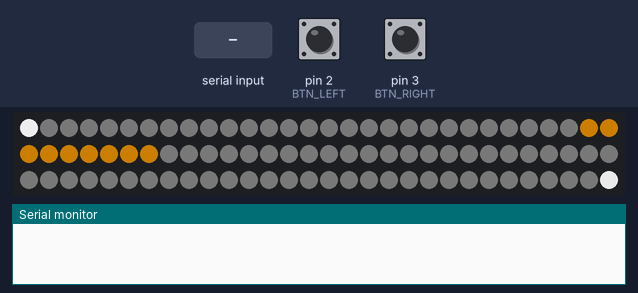
The sketch below on a simulated Arduino Uno, built with avr-gcc and run on an emulated ATmega328P. Parts: 90 RGB LEDs in strip order, left to right, continuing on the next row, the last lines printed to the serial monitor. The test bench sets the inputs (shaded band); at power-on: pin 2 (BTN_LEFT) HIGH, pin 3 (BTN_RIGHT) HIGH. Dim RGB values are drawn brighter than linear; random numbers use the default seed unless the sketch sets one.

Above: at 1.2 s.
1.3 s: "score\n" received over Serial
At 3.4 s:
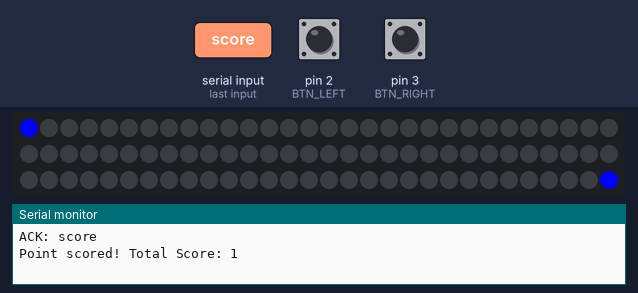
3.6 s: "fail\n" received over Serial
At 5.11 s:
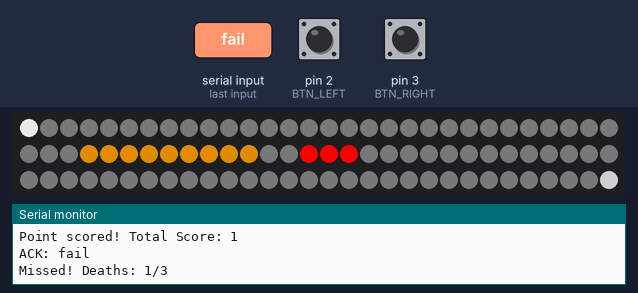
6.6 s: "score\n" received over Serial
At 7.29 s:
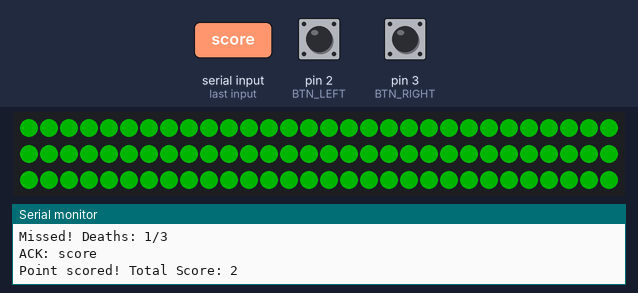
9.6 s: "fail\n" received over Serial
At 10.41 s:
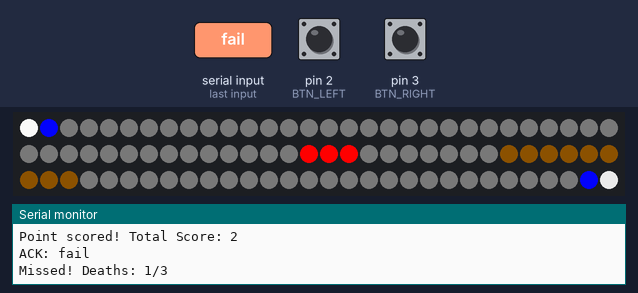
11.7 s: "score\n" received over Serial
At 14.1 s:
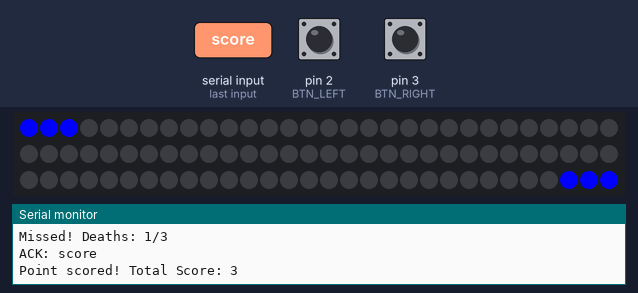
14.7 s: pin 2 (BTN_LEFT) pulled LOW for 1 s
At 15.51 s:
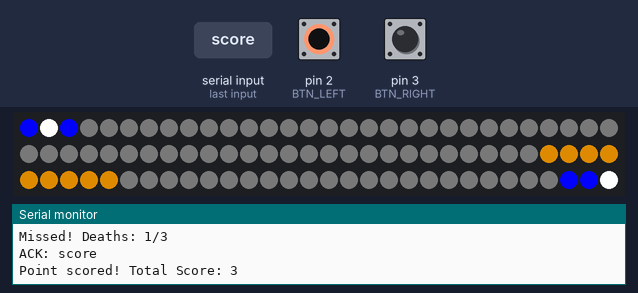
Timing chart, 0 to 17.3 s (numbered marks = the images above; inputs shaded):
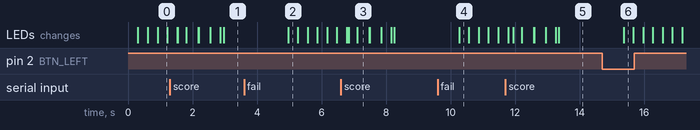

The sketch:

LEDGame.ino
```cpp
#include <FastLED.h>

// --- Configuration ---
#define LED_PIN     9
#define NUM_LEDS    90
#define LED_TYPE    WS2811
#define COLOR_ORDER RGB
#define BTN_LEFT    2
#define BTN_RIGHT   3

#define BRIGHTNESS  255
#define BACKGROUND_BRIGHTNESS 2

#define INITIAL_GOAL_PULSE_SPEED 28
#define GOAL_PULSE_MIN 60
#define EDGE_LEFT_PULSE_SPEED 30
#define EDGE_LEFT_PULSE_MIN 100
#define EDGE_RIGHT_PULSE_SPEED 32
#define EDGE_RIGHT_PULSE_MIN 100

#define INITIAL_GOAL_SIZE 8
#define MAX_FAILS   3

// --- Global Variables ---
CRGB leds[NUM_LEDS];

int leftPos = -1;
int rightPos = -1;
bool leftActive = false;
bool rightActive = false;

int goalStart = 0;
int goalEnd = 0;
int currentGoalSize = INITIAL_GOAL_SIZE;
int currentGoalPulseSpeed = INITIAL_GOAL_PULSE_SPEED;

int failCount = 0;
int score = 0;

unsigned long lastMoveTime = 0;
int pulseSpeed = 15;

bool redExplosionActive = false;
int redExplosionCenter = 0;
int redExplosionFrame = 0;
const int redExplosionSteps = 7;

// --- Function Prototypes ---
void generateLevel();
void resetPulses();
void playerWins();
void playerFails(int explosionCenter);
void displayScoreAnimation();
void handleSerial();
void handleInput();
void movePulses();
void fadeBackground();
void checkCollision();
void drawScene();
void updateRedExplosion();
void winAnimation2();
void loseAnimation();

// --- Main Program ---

void setup() {
  Serial.begin(9600);
  FastLED.addLeds<LED_TYPE, LED_PIN, COLOR_ORDER>(leds, NUM_LEDS);
  FastLED.setBrightness(BRIGHTNESS);

  pinMode(BTN_LEFT, INPUT_PULLUP);
  pinMode(BTN_RIGHT, INPUT_PULLUP);

  randomSeed(analogRead(A0));
  currentGoalSize = INITIAL_GOAL_SIZE;
  currentGoalPulseSpeed = INITIAL_GOAL_PULSE_SPEED;
  generateLevel(); // sets initial goal
}

void loop() {
  handleSerial();
  handleInput();
  movePulses();
  fadeBackground();
  updateRedExplosion();
  drawScene();
  FastLED.show();
}

// --- Logic Functions ---

void generateLevel() {
  goalStart = random(10, NUM_LEDS - currentGoalSize - 10);
  goalEnd = goalStart + currentGoalSize;
  failCount = 0;
}

void resetPulses() {
  leftActive = false;
  rightActive = false;
  leftPos = -1;
  rightPos = -1;
}

void handleSerial() {
  static String inputBuffer = "";
  while (Serial.available() > 0) {
    char c = Serial.read();
    if (c == '\n') {
      inputBuffer.trim();
      if (inputBuffer == "score") {
        Serial.println("ACK: score");
        playerWins();
      } else if (inputBuffer == "fail") {
        Serial.println("ACK: fail");
        playerFails(NUM_LEDS / 2);
      }
      inputBuffer = "";
    } else if (c != '\r') {
      inputBuffer += c;
    }
  }
}

void handleInput() {
  if (!leftActive && digitalRead(BTN_LEFT) == LOW) {
    leftActive = true;
    leftPos = 0;
  }
  if (!rightActive && digitalRead(BTN_RIGHT) == LOW) {
    rightActive = true;
    rightPos = NUM_LEDS - 1;
  }
}

void movePulses() {
  if (millis() - lastMoveTime < pulseSpeed) return;
  lastMoveTime = millis();

  if (leftActive) leftPos++;
  if (rightActive) rightPos--;

  if (leftActive && rightActive && leftPos >= rightPos) {
    checkCollision();
  }

  if (leftPos >= NUM_LEDS) leftActive = false;
  if (rightPos < 0) rightActive = false;
}

void fadeBackground() {
  for (int i = 0; i < NUM_LEDS; i++) {
    leds[i].fadeToBlackBy(10);
    if (leds[i].r < BACKGROUND_BRIGHTNESS) leds[i].r = BACKGROUND_BRIGHTNESS;
    if (leds[i].g < BACKGROUND_BRIGHTNESS) leds[i].g = BACKGROUND_BRIGHTNESS;
    if (leds[i].b < BACKGROUND_BRIGHTNESS) leds[i].b = BACKGROUND_BRIGHTNESS;
  }
}

void playerWins() {
  score++;
  Serial.print("Point scored! Total Score: ");
  Serial.println(score);

  winAnimation2();          // Green Pulse
  displayScoreAnimation();  // 2s Blue Score Display

  generateLevel();
  resetPulses();
}

void displayScoreAnimation() {
  FastLED.clear();
  for (int i = 0; i < score && i < (NUM_LEDS / 2); i++) {
    leds[i] = CRGB::Blue;
    leds[NUM_LEDS - 1 - i] = CRGB::Blue;
  }
  FastLED.show();
  delay(2000);
}

void playerFails(int explosionCenter) {
  failCount++;

  if (failCount < MAX_FAILS) {
    Serial.print("Missed! Deaths: ");
    Serial.print(failCount);
    Serial.print("/");
    Serial.println(MAX_FAILS);

    redExplosionActive = true;
    redExplosionCenter = explosionCenter;
    redExplosionFrame = 0;
  } else {
    Serial.println("GAME OVER! Resetting game.");
    score = 0;
    failCount = 0;
    loseAnimation();
    generateLevel();
  }
  resetPulses();
}

void checkCollision() {
  if (leftPos >= goalStart && leftPos <= goalEnd) {
    failCount = 0;
    winAnimation2();

    // Decrease goal size for next round, min size 1
    if (currentGoalSize > 1) {
      currentGoalSize--;
      currentGoalPulseSpeed += 16; // Speed up the breathing animation more significantly
    }

    generateLevel();   // NEW: create a new goal after winning
    resetPulses();
  } else {
    failCount++;

    if (failCount < MAX_FAILS) {
      // Tiny red explosion (3 pixels wide, non-blocking)
      redExplosionActive = true;
      redExplosionCenter = (leftPos + rightPos) / 2;
      redExplosionFrame = 0;
    } else {
      // Long red lose animation + goal change
      loseAnimation();
      currentGoalSize = INITIAL_GOAL_SIZE; // Reset on game over
      currentGoalPulseSpeed = INITIAL_GOAL_PULSE_SPEED;
      generateLevel();
    }

    resetPulses();
  }
}

void drawScene() {
  uint8_t glow = beatsin8(currentGoalPulseSpeed, GOAL_PULSE_MIN, 255);
  for (int i = goalStart; i <= goalEnd; i++) {
    leds[i] = CHSV(40, 255, glow);
  }

  uint8_t edgePulseLeft = beatsin8(EDGE_LEFT_PULSE_SPEED, EDGE_LEFT_PULSE_MIN, 255);
  uint8_t edgePulseRight = beatsin8(EDGE_RIGHT_PULSE_SPEED, EDGE_RIGHT_PULSE_MIN, 255);

  if (!leftActive) leds[0] = CRGB(edgePulseLeft, edgePulseLeft, edgePulseLeft);
  if (!rightActive) leds[NUM_LEDS - 1] = CRGB(edgePulseRight, edgePulseRight, edgePulseRight);

  if (leftActive && leftPos >= 0 && leftPos < NUM_LEDS) leds[leftPos] = CRGB::White;
  if (rightActive && rightPos >= 0 && rightPos < NUM_LEDS) leds[rightPos] = CRGB::White;
}

void updateRedExplosion() {
  if (!redExplosionActive) return;
  for (int i = -1; i <= 1; i++) {
    int pos = redExplosionCenter + i;
    if (pos >= 0 && pos < NUM_LEDS) leds[pos] = CRGB::Red;
  }
  redExplosionFrame++;
  if (redExplosionFrame >= redExplosionSteps) redExplosionActive = false;
}

void winAnimation2() {
  const int delayTime = 20;
  const int midBrightness = 64;
  for (int i = 0; i <= 10; i++) {
    fill_solid(leds, NUM_LEDS, CRGB(0, (uint8_t)(255.0 * i / 10.0), 0));
    FastLED.show(); delay(delayTime);
  }
  for (int i = 0; i <= 10; i++) {
    fill_solid(leds, NUM_LEDS, CRGB(0, 255 - (uint8_t)((255 - midBrightness) * i / 10.0), 0));
    FastLED.show(); delay(delayTime);
  }
  for (int i = 0; i <= 15; i++) {
    fill_solid(leds, NUM_LEDS, CRGB(0, midBrightness + (uint8_t)((255 - midBrightness) * i / 15.0), 0));
    FastLED.show(); delay(delayTime);
  }
  for (int i = 0; i <= 30; i++) {
    fill_solid(leds, NUM_LEDS, CRGB(0, 255 - (uint8_t)(255 * i / 30.0), 0));
    FastLED.show(); delay(delayTime);
  }
}

void loseAnimation() {
  for (int i = 0; i < 16; i++) {
    uint8_t brightness = (i % 4 < 2) ? 255 : 50;
    fill_solid(leds, NUM_LEDS, CRGB(brightness, 0, 0));
    FastLED.show();
    delay(40);
  }
}
```
